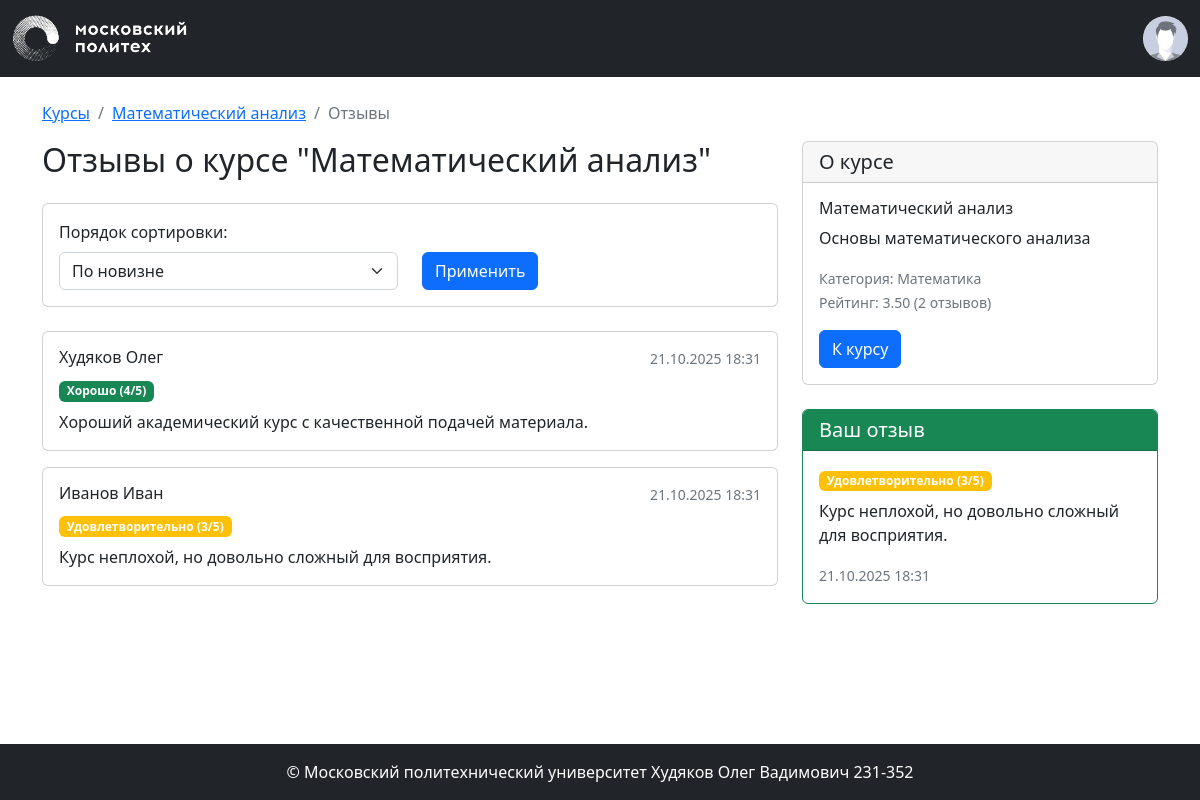
Screenshot of /courses/3/reviews (signed in) with the database file from the repository.
### app/models.py (models this page shows, shortened)
class Course(db.Model):
    __tablename__ = 'courses'
    id = db.Column(db.Integer, primary_key=True)
    name = db.Column(db.String(100), nullable=False)
    short_desc = db.Column(db.Text)
    full_desc = db.Column(db.Text)
    rating_sum = db.Column(db.Integer, default=0)
    rating_num = db.Column(db.Integer, default=0)
    category_id = db.Column(db.Integer, db.ForeignKey("categories.id"))
    author_id = db.Column(db.Integer, db.ForeignKey("users.id"))
    background_image_id = db.Column(db.String(100), db.ForeignKey("images.id"))
    created_at = db.Column(db.DateTime, default=datetime.now)
    author = db.relationship("User")
    category = db.relationship("Category", lazy=False)
    bg_image = db.relationship("Image")
    reviews = db.relationship("Review", back_populates="course")
    @property
    def rating(self):
        if self.rating_num > 0:
            return self.rating_sum / self.rating_num
        return 0

class Review(db.Model):
    __tablename__ = 'reviews'
    id = db.Column(db.Integer, primary_key=True)
    rating = db.Column(db.Integer, nullable=False)
    text = db.Column(db.Text, nullable=False)
    created_at = db.Column(db.DateTime, default=datetime.now)
    course_id = db.Column(db.Integer, db.ForeignKey("courses.id"))
    user_id = db.Column(db.Integer, db.ForeignKey("users.id"))
    course = db.relationship("Course", back_populates="reviews")
    user = db.relationship("User")

class User(UserMixin, db.Model):
    __tablename__ = 'users'
    id = db.Column(db.Integer, primary_key=True)
    first_name = db.Column(db.String(100), nullable=False)
    last_name = db.Column(db.String(100), nullable=False)
    middle_name = db.Column(db.String(100))
    login = db.Column(db.String(100), unique=True, nullable=False)
    password_hash = db.Column(db.String(200), nullable=False)
    created_at = db.Column(db.DateTime, default=datetime.now)
    @property
    def full_name(self):
        return ' '.join([self.last_name, self.first_name, self.middle_name or ''])

class Category(db.Model):
    __tablename__ = 'categories'
    id = db.Column(db.Integer, primary_key=True)
    name = db.Column(db.String(100), nullable=False)
    parent_id = db.Column(db.Integer, db.ForeignKey("categories.id"))

### app/courses.py (the view)
@bp.route('/<int:course_id>/reviews')
def reviews(course_id):
    course = course_repository.get_course_by_id(course_id)
    if course is None:
        abort(404)
    sort_by = request.args.get('sort_by', 'newest')
    page = request.args.get('page', 1, type=int)
    per_page = 5
    if sort_by == 'positive':
        order = desc(Review.rating)
    elif sort_by == 'negative':
        order = Review.rating
    else:
        order = desc(Review.created_at)
    reviews_stmt = select(Review).where(Review.course_id == course_id).order_by(order)
    pagination = db.paginate(
        reviews_stmt,
        page=page,
        per_page=per_page,
        error_out=False
    )
    user_review = None
    if current_user.is_authenticated:
        user_review = db.session.execute(
            select(Review).where(
                Review.course_id == course_id,
                Review.user_id == current_user.id
            )
        ).scalar_one_or_none()
    return render_template('courses/reviews.html',
                         course=course,
                         pagination=pagination,
                         sort_by=sort_by,
                         user_review=user_review)

### app/auth.py (called while the page is built)
def load_user(user_id):
    return user_repository.get_user_by_id(user_id)

### app/repositories/course_repository.py (called while the page is built)
    def get_course_by_id(self, course_id):
        return self.db.session.get(Course, course_id)

### app/repositories/user_repository.py (called while the page is built)
    def get_user_by_id(self, user_id):
        return self.db.session.execute(self.db.select(User).filter_by(id=user_id)).scalar()

### app/templates/courses/reviews.html (shortened to what this page needs)
{% extends 'base.html' %}
{% block content %}
<div class="container mt-4">
    <nav aria-label="breadcrumb">
        <ol class="breadcrumb">
            <li class="breadcrumb-item"><a href="{{ url_for('courses.index') }}">Курсы</a></li>
            <li class="breadcrumb-item"><a href="{{ url_for('courses.show', course_id=course.id) }}">{{ course.name }}</a></li>
            <li class="breadcrumb-item active" aria-current="page">Отзывы</li>
        </ol>
    </nav>
    <div class="row">
        <div class="col-md-8">
            <h2 class="mb-4">Отзывы о курсе "{{ course.name }}"</h2>
            <div class="card mb-4">
                <div class="card-body">
                    <form method="GET" action="{{ url_for('courses.reviews', course_id=course.id) }}">
                        <div class="row align-items-end">
                            <div class="col-md-6">
                                <label for="sort_by" class="form-label">Порядок сортировки:</label>
                                <select class="form-select" id="sort_by" name="sort_by">
                                    <option value="newest" {{ 'selected' if sort_by == 'newest' }}>По новизне</option>
                                </select>
                            </div>
                            <div class="col-md-3">
                                <button type="submit" class="btn btn-primary">Применить</button>
                            </div>
                        </div>
                    </form>
                </div>
            </div>
            {% if pagination.items %}
                {% for review in pagination.items %}
                <div class="card mb-3">
                    <div class="card-body">
                        <div class="d-flex justify-content-between align-items-start mb-2">
                            <h6 class="card-title mb-0">{{ review.user.full_name }}</h6>
                            <small class="text-muted">{{ review.created_at.strftime('%d.%m.%Y %H:%M') }}</small>
                        </div>
                        <div class="mb-2">
                            <span class="badge bg-{{ 'success' if review.rating >= 4 else 'warning' if review.rating >= 3 else 'danger' }}">
                                {% if review.rating == 5 %}Отлично
                                {% elif review.rating == 4 %}Хорошо
                                {% elif review.rating == 3 %}Удовлетворительно
                                {% elif review.rating == 2 %}Неудовлетворительно
                                {% elif review.rating == 1 %}Плохо
                                {% else %}Ужасно
                                {% endif %}
                                ({{ review.rating }}/5)
                            </span>
                        </div>
                        <p class="card-text">{{ review.text }}</p>
                    </div>
                </div>
                {% endfor %}
            {% else %}
                <div class="alert alert-info">
                    <p>Отзывов о данном курсе пока нет.</p>
                </div>
            {% endif %}
        </div>
        <div class="col-md-4">
            <div class="card">
                <div class="card-header">
                    <h5 class="mb-0">О курсе</h5>
                </div>
                <div class="card-body">
                    <h6 class="card-title">{{ course.name }}</h6>
                    <p class="card-text">{{ course.short_desc }}</p>
                    <p class="card-text">
                        <small class="text-muted">
                            Категория: {{ course.category.name }}<br>
                            Рейтинг: {{ "%.2f" | format(course.rating) }} ({{ course.rating_num }} отзыв{{ "ов" if course.rating_num != 1 else "" }})
                        </small>
                    </p>
                    <a href="{{ url_for('courses.show', course_id=course.id) }}" class="btn btn-primary">
                        К курсу
                    </a>
                </div>
            </div>
            {% if current_user.is_authenticated %}
                {% if user_review %}
                    <div class="card border-success mt-4">
                        <div class="card-header bg-success text-white">
                            <h5 class="mb-0">Ваш отзыв</h5>
                        </div>
                        <div class="card-body">
                            <div class="mb-2">
                                <span class="badge bg-{{ 'success' if user_review.rating >= 4 else 'warning' if user_review.rating >= 3 else 'danger' }}">
                                    {% if user_review.rating == 5 %}Отлично
                                    {% elif user_review.rating == 4 %}Хорошо
                                    {% elif user_review.rating == 3 %}Удовлетворительно
                                    {% elif user_review.rating == 2 %}Неудовлетворительно
                                    {% elif user_review.rating == 1 %}Плохо
                                    {% else %}Ужасно
                                    {% endif %}
                                    ({{ user_review.rating }}/5)
                                </span>
                            </div>
                            <p class="card-text">{{ user_review.text }}</p>
                            <small class="text-muted">{{ user_review.created_at.strftime('%d.%m.%Y %H:%M') }}</small>
                        </div>
                    </div>
                {% endif %}
            {% else %}
                <div class="card mt-4">
                    <div class="card-body">
                        <p><a href="{{ url_for('auth.login') }}">Войдите в систему</a>, чтобы оставить отзыв.</p>
                    </div>
                </div>
            {% endif %}
        </div>
    </div>
</div>
{% endblock %}

### rows the page displays
Course: name "Математический анализ", short_desc "Основы математического анализа", rating "3.50", rating_num "2", rating_num "ов"
Review: user.full_name "Худяков Олег", created_at "21.10.2025 18:31", shows "Хорошо", rating "4", text "Хороший академический курс с качественной подачей материала."
Review: user.full_name "Иванов Иван", created_at "21.10.2025 18:31", shows "Удовлетворительно", rating "3", text "Курс неплохой, но довольно сложный для восприятия."
Category: category.name "Математика"
